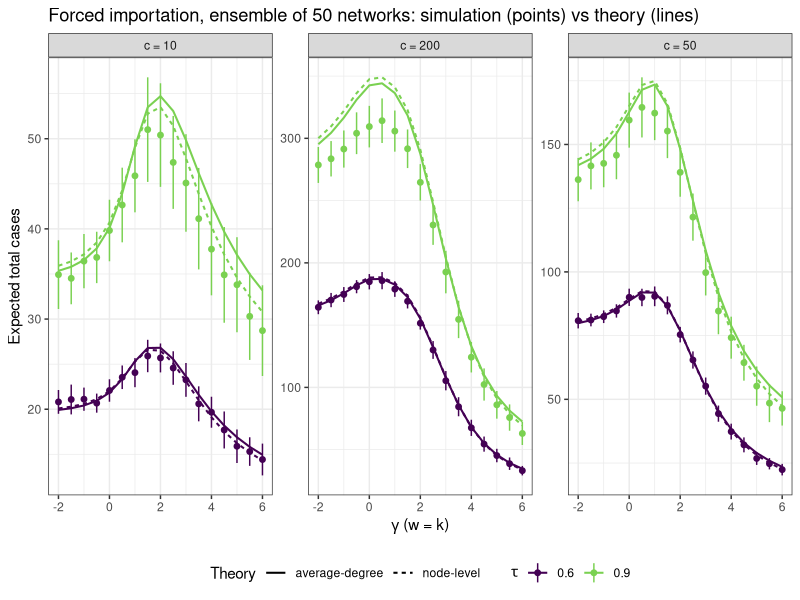

R code for this plot: (Note: this script raises an error after producing the figure.)
###############################################################
# 03b_summarise_forced.R
# Rebuilds the summaries and figures of 03_ensemble_validation.R from
# its saved results, without re-simulating:
#   Part B from results/03_forced_ensemble_raw.csv (the first version of
#     03 computed the SEs after the means had overwritten the columns,
#     giving NA);
#   Part A: flags degrees present in fewer than MIN_NETS networks and
#     redraws the figure without them.
#
# SEs are across networks: each raw row is one network's mean over
# REPS_F runs, so sd / sqrt(number of networks) includes both
# within- and between-network variation.
#
# Run from the repo root:   Rscript code/03b_summarise_forced.R
###############################################################

suppressPackageStartupMessages({ library(ggplot2); library(dplyr); library(tidyr) })

B_raw <- read.csv("results/03_forced_ensemble_raw.csv")
B_sum <- B_raw %>% group_by(tau, c, gamma) %>%
  summarise(n_nets = n(),
            se_imp = sd(sim_imp) / sqrt(n()), se_cases = sd(sim_cases) / sqrt(n()),
            across(c(sim_imp, sim_cases, th_imp, th_cases_avg, th_cases_node), mean),
            .groups = "drop") %>%
  mutate(z_imp = (sim_imp - th_imp) / se_imp,
         z_avg = (sim_cases - th_cases_avg) / se_cases,
         z_node = (sim_cases - th_cases_node) / se_cases)
write.csv(B_sum, "results/03_forced_ensemble.csv", row.names = FALSE)
print(as.data.frame(B_sum), digits = 3)

figB <- B_sum %>%
  pivot_longer(c(th_cases_avg, th_cases_node), names_to = "theory", values_to = "th") %>%
  mutate(theory = recode(theory, th_cases_avg = "average-degree", th_cases_node = "node-level")) %>%
  ggplot(aes(gamma)) +
  geom_line(aes(y = th, color = factor(tau), linetype = theory), linewidth = 0.7) +
  geom_pointrange(data = B_sum, aes(y = sim_cases, ymin = sim_cases - 2 * se_cases,
                                    ymax = sim_cases + 2 * se_cases, color = factor(tau)), size = 0.25) +
  facet_wrap(~ paste("c =", c), scales = "free_y") +
  scale_color_viridis_d(name = expression(tau), end = 0.8) +
  labs(x = expression(gamma ~ "(w = k)"), y = "Expected total cases", linetype = "Theory",
       title = sprintf("Forced importation, ensemble of %d networks: simulation (points) vs theory (lines)",
                       max(B_sum$n_nets))) +
  theme_bw(base_size = 11) + theme(legend.position = "bottom")
ggsave("figures/03_forced_ensemble.pdf", figB, width = 11, height = 4.8)
cat("\nSaved results/03_forced_ensemble.csv and figures/03_forced_ensemble.pdf\n")

# ---- Part A: flag degrees seen in too few networks ---------------------------
# Very high degrees occur in only a few networks; there the "ensemble"
# is one or two specific men and the network-clustered SE is undefined
# (n_nets = 1) or unreliable. Rows are kept but flagged, and excluded
# from the z-score summary and the figure.
MIN_NETS <- 5L
A_sum <- read.csv("results/03_cluster_ensemble.csv") %>%
  mutate(enough_networks = n_nets >= MIN_NETS)
write.csv(A_sum, "results/03_cluster_ensemble.csv", row.names = FALSE)

cat(sprintf("\nPart A: %d of %d (network, tau, k) rows have k seen in >= %d networks\n",
            sum(A_sum$enough_networks), nrow(A_sum), MIN_NETS))
print(as.data.frame(A_sum %>% filter(enough_networks) %>%
  group_by(network, tau) %>%
  summarise(k_max_used = max(k), median_abs_z_ens = median(abs(z_ens)),
            median_abs_z_node = median(abs(z_node)),
            max_abs_dP0 = max(abs(sim_p0 - theory_p0)), .groups = "drop")), digits = 3)
print(as.data.frame(A_sum %>% filter(enough_networks) %>%
  select(network, tau, k, n_nets, runs, sim_mean, sim_se_net, theory_ens, z_ens, theory_node, z_node)),
  digits = 3)

figA <- ggplot(filter(A_sum, enough_networks), aes(k, sim_mean, color = factor(tau))) +
  geom_pointrange(aes(ymin = sim_mean - 2 * sim_se_net, ymax = sim_mean + 2 * sim_se_net), size = 0.25) +
  geom_line(aes(y = theory_ens), linewidth = 0.7) +
  geom_point(aes(y = theory_node), shape = 4, size = 2) +
  facet_wrap(~ network, scales = "free") +
  scale_color_viridis_d(name = expression(tau), end = 0.9) +
  labs(x = "Degree k of the imported case", y = "Mean secondary cases",
       title = sprintf("Network ensemble (degrees present in >= %d networks): simulation (+-2 SE), s(k) (line), node-level (x)",
                       MIN_NETS)) +
  theme_bw(base_size = 11)
ggsave("figures/03_cluster_ensemble.pdf", figA, width = 11, height = 4.8)
cat("Saved results/03_cluster_ensemble.csv (with enough_networks flag) and figures/03_cluster_ensemble.pdf\n")
